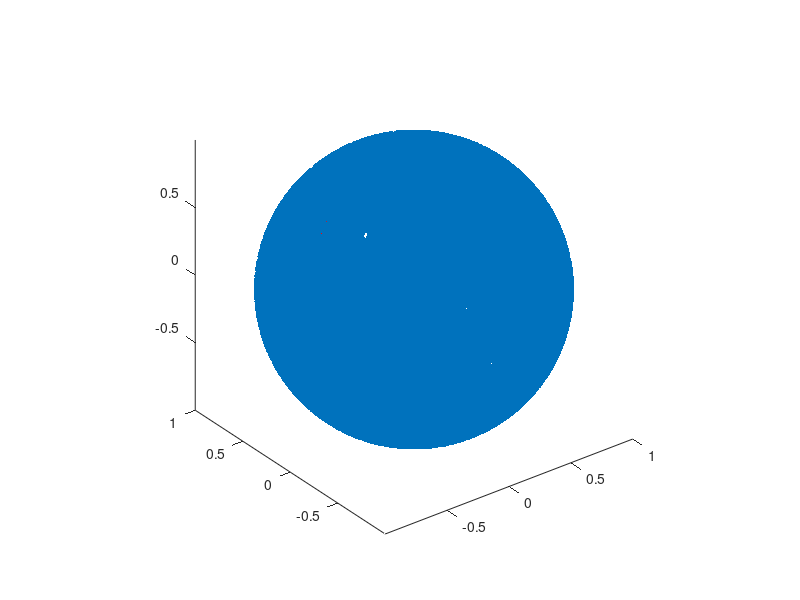

MATLAB code for this plot: (Note: this script raises an error after producing the figure.)
%% Initialization
clc; clear all; close all;

% Global Variables
g = 9.81;               % gravity
r_worst_case = 6*0.0254; % worst case radius (m)
N_SIM = 1000;            % number of simulations
LENGTH_R = 10000000;       % number of random points
DIM_BOX_SEARCH = 0.06;  % search box dimension
MAX_ANGLE_DEG = 5;     % maximum deviation angle in degrees
MAX_COS_ANGLE = cosd(MAX_ANGLE_DEG);
DS = 0.1;              % constant distance to travel along trajectory  
NUM_DIST_SEARCH = 200;  % number of points initially checked for distance constraint each loop
DT = 10*60*60/LENGTH_R; % time (s) per step assuming 10 hour runtime

micro = 64;              % specify microstepping resolution

% Generate random unit vectors
r = randn(3, LENGTH_R);
r = r ./ vecnorm(r);

% Extract x, y, z coordinates from random vector
x = r(1,:);
y = r(2,:);
z = r(3,:);

%figure 1 - Vizualisation of distribution of points on a sphere
figure(1)
scatter3(x(1:500:end), y(1:500:end), z(1:500:end), 'bo', 'filled') %
grid off
axis equal
shading interp
view(3)
hold on;


% Select initial location defined by the randomly chosen point and plot
%first_point = r(:, randi(LENGTH_R));
first_point = [0; 1; 0];
plot3(first_point(1), first_point(2), first_point(3), 'rx', 'MarkerSize', 10, 'LineWidth', 2);
plot3(first_point(1), first_point(2), first_point(3), 'ro', 'MarkerSize', 10, 'LineWidth', 2);
%hold off;

%%
% V2: Distance calculation using logical indexing
% Preallocate the distance array with default value
distance = 5 * ones(1, LENGTH_R);

% Logical condition to check proximity within DIM_BOX_SEARCH
in_box = abs(x - first_point(1)) < DIM_BOX_SEARCH | ...
         abs(y - first_point(2)) < DIM_BOX_SEARCH | ...
         abs(z - first_point(3)) < DIM_BOX_SEARCH;

% Calculate distance only for points within the box region
distance(in_box) = sqrt((x(in_box) - first_point(1)).^2 + ...
                        (y(in_box) - first_point(2)).^2 + ...
                        (z(in_box) - first_point(3)).^2);

% Finding and vizualizing the 10 closest points
% non_zero_distances = distance > 0; % Logical indexing for non-zero distances
[closest_distances, closest_indices] = mink(distance, 11);
closest_distances = closest_distances(2:end);
closest_indices = closest_indices(2:end);

% Extract coordinates of the closest points
closest_points_x = x(closest_indices);
closest_points_y = y(closest_indices);
closest_points_z = z(closest_indices);

%% Second Point
% Generate random index from 1 to number of elements in array of closest
% point, and define the second point from this:

random_index = randi(length(closest_indices));
second_point = [closest_points_x(random_index); closest_points_y(random_index); closest_points_z(random_index)];

%% First Vector

first_vector = (second_point-first_point) / norm(second_point-first_point);
second_point = first_point + first_vector*DS;
second_point = second_point / norm(second_point);

%% Continuing Path
previous_point = second_point;
last_vector = first_vector;

%% Set up storage vectors
total_vector = zeros(3, N_SIM + 2);                                 % Pre-allocate position vector
total_vector(1:3,1:2) = [first_point, second_point];
motor_input = zeros(2, N_SIM + 2);                                  % Pre-allocate vector storing steps between points
accel_dot = zeros(1,N_SIM + 2);                                     % Pre-allocate vector storing accel. dot products
avg_accel_dot = zeros(1, N_SIM + 2);                                % Pre-allocate effective g vector

%% Calculate acceleration for first 2 points
accel_vector_g = [0;-g;0];                                          % Calculate accel from downward gravity
accel_centripetal = (DS*r_worst_case/DT)^2/r_worst_case;            % Determine magnitude of centripetal accel
accel_tangential = (DS*r_worst_case/DT)^2*(10.35/r_worst_case);     % Determine magnitude of MAX tangential accel

accel_vector_centripetal = accel_centripetal * (-1*second_point);   % Calculate total accel for second point
accel_vector_tangential = accel_tangential * first_vector;

total_accel = accel_vector_g;                                       % Calculate effective G for first point
accel_dot(1) = dot(first_point, total_accel);
avg_accel_dot(1) = accel_dot(1);

total_accel = accel_vector_tangential + accel_vector_centripetal + accel_vector_g;  % Calculate effective G for second point
accel_dot(2) = dot(second_point, total_accel);
avg_accel_dot(2) = (sum(accel_dot))/2;

%% Calculate stepper motor inputs for first 2 points
theta = atan2d(first_point(3),first_point(1));
if theta < 0
    theta = theta + 360;
end
psi = acosd(first_point(2));  

steps_inner = floor((theta/360)*micro*200);
steps_outer = floor((psi/360)*micro*200);
motor_input(:,1) = [steps_outer; steps_inner];

theta = atan2d(second_point(3),second_point(1));
if theta < 0
    theta = theta + 360;
end
psi = acosd(second_point(2));  

steps_inner = floor((theta/360)*micro*200);
steps_outer = floor((psi/360)*micro*200);
motor_input(:,2) = [steps_outer; steps_inner];

%% Simulation Loop

for sim = 1:N_SIM
    % Compute distances to all other points using vecnorm
    vectors_to_next = r - previous_point; 
    distances = vecnorm(vectors_to_next, 2, 1);

    % Find indices of NUM_DIST_SEARCH closest points to previous point,
    % minus the previous point itself
    [interim_distances, interim_distance_indices] = mink(distances, NUM_DIST_SEARCH + 1);
    interim_distances = interim_distances(2:end);
    interim_distance_indices = interim_distance_indices(2:end); 

    % plot first step of valid points based on distance criteria
    % scatter3(interim_valid_points(1,:), interim_valid_points(2,:), interim_valid_points(3,:), 'yo', 'filled');

    %Find points satisfying distance AND angle constraints
    cosine_angles = dot(vectors_to_next(:,interim_distance_indices), repmat(last_vector, 1, NUM_DIST_SEARCH), 1) ./ (interim_distances .* norm(last_vector));
    interim_valid_angle = cosine_angles >= MAX_COS_ANGLE;

    valid_indices_both = interim_distance_indices(interim_valid_angle);
    valid_points_both = r(:,valid_indices_both);

    % Break if no valid points are found
    if all(~interim_valid_angle)
        disp('No valid points found under angle and distance constraints.');
        break;
    end

    %Plot all valid candidates found based on both constraints
    % scatter3(valid_points_both(1,:), valid_points_both(2,:), valid_points_both(3,:), 'mo', 'filled')

    % Select a new point randomly from this set
    new_point_index = valid_indices_both(randi(length(valid_indices_both)));
    new_point = r(:, new_point_index);

    % Set up new vector to interim chosen point and normalize
    vector_to_new = new_point - previous_point;
    vector_to_new_norm = vector_to_new / norm(vector_to_new);

    % Find next point along trajectory and project back onto the sphere
    next_point = previous_point + vector_to_new_norm*DS;
    next_point = next_point / norm(next_point);

    total_vector(:,sim+2) = next_point;

    % Calculate acceleration to get to next_point
    accel_vector_centripetal = accel_centripetal * (-1*next_point);
    accel_vector_tangential = accel_tangential * vector_to_new_norm;

    total_accel = accel_vector_tangential + accel_vector_centripetal + accel_vector_g;
    accel_dot(sim+2) = dot(next_point, total_accel);
    avg_accel_dot(sim+2) = sum(accel_dot)/(sim+2); 

    % Calculate stepper motor input to get to next_point (full step)
    theta = atan2d(next_point(3),next_point(1));
    if theta < 0
        theta = theta + 360;
    end
    psi = acosd(next_point(2));  

    steps_inner = floor((theta/360)*micro*200);
    steps_outer = floor((psi/360)*micro*200);

    motor_input(:, sim+2) = [steps_outer; steps_inner];

    %Find vector to actual next point to be commanded to motor
    vector_to_next = next_point - previous_point;
    last_vector = vector_to_next;

    % Visualization
    % plot3([previous_point(1), next_point(1)], [previous_point(2), next_point(2)], [previous_point(3), next_point(3)], 'g-');  % Green line for trajectory
    % scatter3(next_point(1), next_point(2), next_point(3), 'go', 'filled');
    % drawnow;  % Update the plot

    if ~ishandle(gcf)  % Stop if the figure is closed
        break;
    end

    previous_point = next_point;

end


%%
writematrix(motor_input','MOTORINPUTS_64_10000_5DEG.csv')

clc
figure
% plot(1:sim+2,avg_accel_dot/g,'r-','LineWidth',2)
title('Effective Acceleration vs. Number of Points')
axis tight
xlabel('# of Points')
ylabel('Effective Acceleration(g''s)')

fprintf('Effective Gravity after %i points is %d (g''s)\n', N_SIM+2, avg_accel_dot(end)/g)